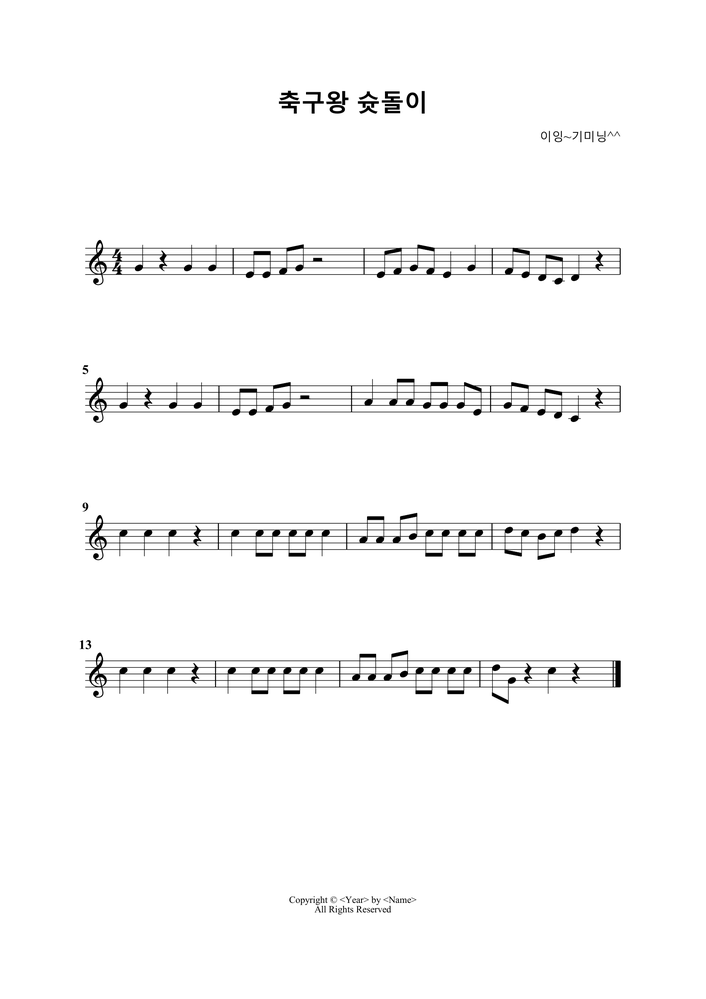
#> input picture test/soccer.png, 706 x 999 px, shrunk from 1654 x 2339 before the run
$ python fix_main.py
#> lines starting #> are read from the running program, lines starting #| are printed output that depends on the picture; after the words box and inside, x2 and y2 are one past the last pixel; in counts of white or black regions, pixels touching at a corner belong together
#> further down, image_0 is the input picture: shape (999, 706, 3); min 0, max 255, mean 249.1
### functions.py
# functions.py
import cv2
import numpy as np

# 이미지 이진화
def threshold(image):
    image = cv2.cvtColor(image, cv2.COLOR_BGR2GRAY)
    ret, image = cv2.threshold(
        image, 127, 255, cv2.THRESH_BINARY_INV | cv2.THRESH_OTSU)
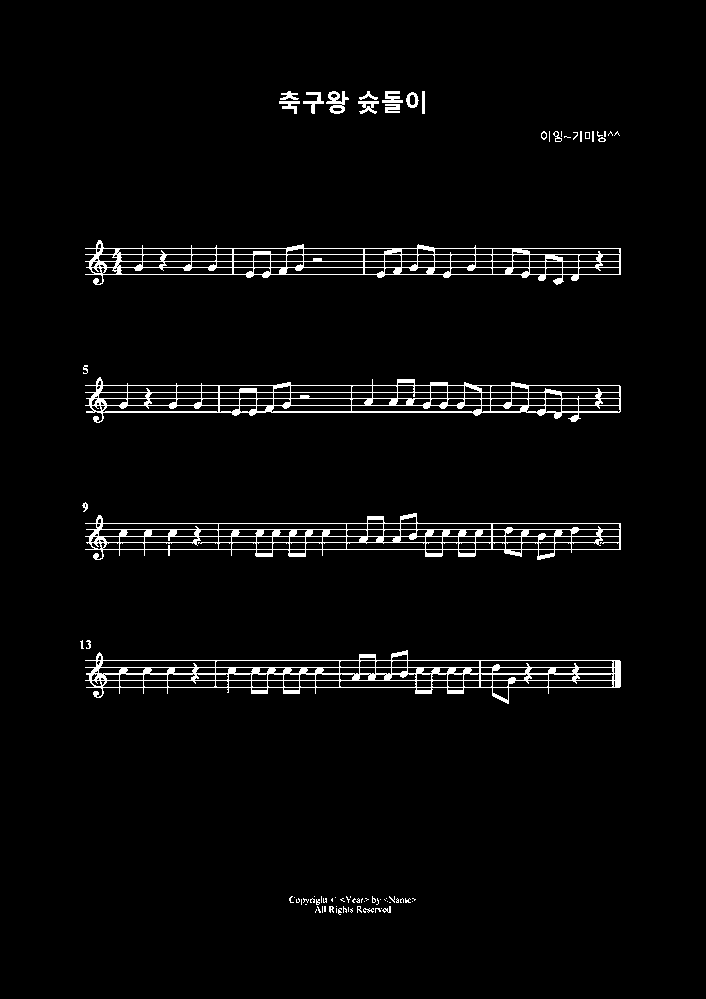
#> image: shape (999, 706); 3.2% white; 82 white regions (56 under 20 px), largest, box (x1, y1, x2, y2) and area: (85, 650, 621, 704) 5362, (85, 377, 621, 423) 5178, (85, 513, 621, 560) 5078
#> ret = 173
    return image

# 정규화 가중치 설정
def weighted(value):
    standard = 20
    return int(value * (standard / 10))

# closing 연산
def closing(image):
    kernel = np.ones((weighted(5), weighted(5)), np.uint8)
    image = cv2.morphologyEx(image, cv2.MORPH_CLOSE, kernel)
    return image

# 출력 이미지에 글씨 작성
def put_text(image, text, loc):
    font = cv2.FONT_HERSHEY_SIMPLEX
    cv2.putText(image, str(text), loc, font, 0.6, (255, 0, 0), 2)

# 중심 반환
def get_center(y, h):
    return (y + y + h) / 2


VERTICAL = True
HORIZONTAL = False


def get_line(image, axis, axis_value, start, end, length):
    if axis:
        # 수직 탐색
        points = [(i, axis_value) for i in range(start, end)]
    else:
        # 수평 탐색
        points = [(axis_value, i) for i in range(start, end)]
    pixels = 0
    for i in range(len(points)):
        (y, x) = points[i]
        # 흰색 픽셀의 개수를 셈
        pixels += (image[y][x] == 255)
        # 다음 탐색할 지점
        next_point = image[y + 1][x] if axis else image[y][x + 1]
        # 선이 끊기거나 마지막 탐색임
        if next_point == 0 or i == len(points) - 1:
            if pixels >= weighted(length):
                # 찾는 길이의 직선을 찾았으므로 탐색을 중지함
                break
            else:
                # 찾는 길이에 도달하기 전에 선이 끊김 (남은 범위 다시 탐색)
                pixels = 0
    return y if axis else x, pixels

# 음표의 기둥 탐지
def stem_detection(image, stats, length):
    (x, y, w, h, area) = stats
    # 기둥 정보 (x, y, w, h)
    stems = []
    for col in range(x, x + w):
        end, pixels = get_line(image, VERTICAL, col, y, y + h, length)
        if pixels:
            if len(stems) == 0 or abs(stems[-1][0] + stems[-1][2] - col) >= 1:
                (x, y, w, h) = col, end - pixels + 1, 1, pixels
                stems.append([x, y, w, h])
            else:
                stems[-1][2] += 1
    return stems

# 점 픽셀의 개수를 셈
def count_rect_pixels(image, rect):
    x, y, w, h = rect
    pixels = 0
    for row in range(y, y + h):
        for col in range(x, x + w):
            if image[row][col] == 255:
                pixels += 1
    return pixels

# 부분 픽셀의 개수를 셈
def count_pixels_part(image, area_top, area_bot, area_col):
    cnt = 0
    flag = False
    for row in range(area_top, area_bot):
        if not flag and image[row][area_col] == 255:
            flag = True
            cnt += 1
        elif flag and image[row][area_col] == 0:
            flag = False
    return cnt

### modules.py
# modules.py
import cv2
import numpy as np
import functions as fs
import recognition_modules as rs


def remove_noise(image):
    # 이미지 이진화
    image = fs.threshold(image)
    # 보표 영역만 추출하기 위해 마스크 생성
    mask = np.zeros(image.shape, np.uint8)

    # 레이블링
    cnt, labels, stats, centroids = cv2.connectedComponentsWithStats(image)
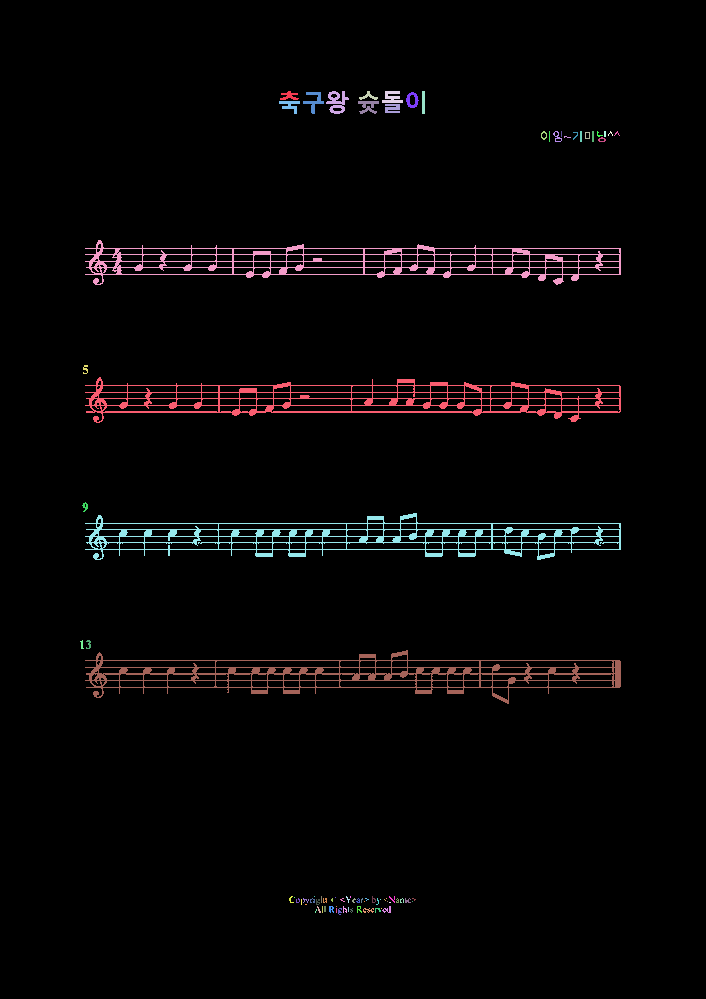
#> labels: shape (999, 706) int32; 83 distinct labels, from 0 to 82; one colour per label, 0 black
#> cnt = 83; stats = 83 rows, first 6: [0, 0, 706, 999, 682811], [280, 91, 19, 9, 93], [326, 91, 23, 23, 265], [359, 91, 19, 9, 64], [382, 91, 21, 12, 162], [422, 91, 3, 23, 69]; centroids = 83 pairs, first value 81.53 to 616.5, second value 95.54 to 910.8
    for i in range(1, cnt):
        x, y, w, h, area = stats[i]
        # 보표 영역에만
        if w > image.shape[1] * 0.625:
            # 사각형 그리기
            cv2.rectangle(mask, (x, y, w, h), (255, 0, 0), -1)
#> this loop made 82 passes
#> (x, y, w, h, area) on passes 1 to 8: (280, 91, 19, 9, 93), (326, 91, 23, 23, 265), (359, 91, 19, 9, 64), (382, 91, 21, 12, 162), (422, 91, 3, 23, 69), (303, 92, 21, 22, 168), (406, 92, 13, 16, 111), (279, 101, 21, 13, 129)
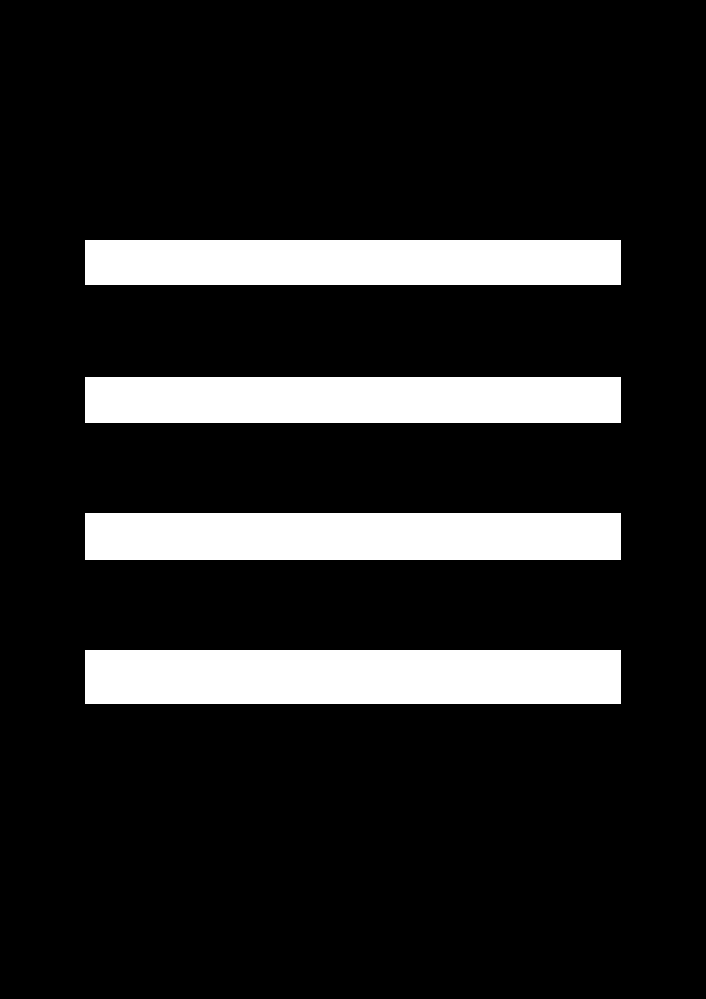
#> mask: shape (999, 706); 14.6% white; 4 white regions, box (x1, y1, x2, y2) and area: (85, 650, 621, 704) 28944, (85, 513, 621, 560) 25192, (85, 377, 621, 423) 24656, (85, 240, 621, 285) 24120

    # 보표 영역 추출
    masked_image = cv2.bitwise_and(image, mask)
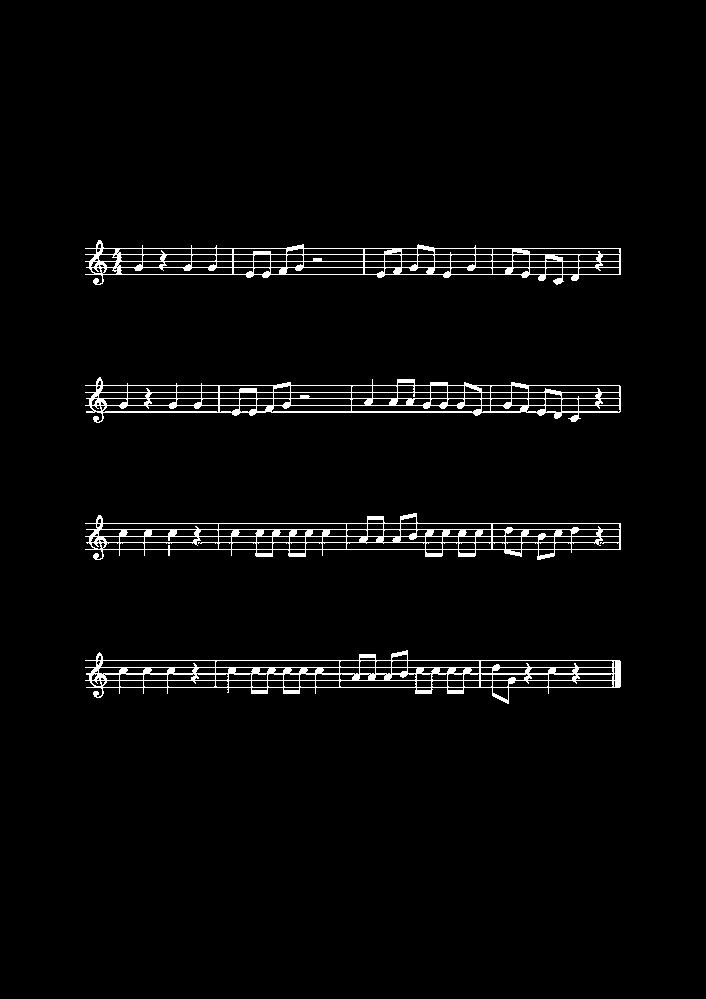
#> masked_image: shape (999, 706); 2.9% white; 4 white regions, box (x1, y1, x2, y2) and area: (85, 650, 621, 704) 5362, (85, 377, 621, 423) 5178, (85, 513, 621, 560) 5078, (85, 240, 621, 285) 4746

    return masked_image


def remove_staves(image):
    height, width = image.shape
    # 오선의 좌표들이 저장될 리스트
    staves = []
    # 각 오선 간의 간격과 y좌표를 저장할 리스트
    staves_info = []

    for row in range(height):
        pixels = 0
        for col in range(width):
            # 한 행에 존재하는 흰색 픽셀의 개수를 셈
            pixels += (image[row][col] == 255)
        # 이미지 넓이의 50% 이상이라면
        if pixels >= width * 0.5:
            # 첫 오선이거나 이전에 검출된 오선과 다른 오선
            if len(staves) == 0 or abs(
                    staves[-1][0] + staves[-1][1] - row) > 1:
                # 오선 추가 [오선의 y 좌표][오선 높이]
                staves.append([row, 0])
            # 이전에 검출된 오선과 같은 오선
            else:
                # 높이 업데이트
                staves[-1][1] += 1
#> after the loop, staves = [[248, 0], [254, 0], [261, 0], [267, 0], [274, 0], [385, 0], [392, 0], [398, 0], [405, 0], [411, 1], [523, 0], [529, 0], [536, 0], [542, 0], [549, 0], [660, 0], [667, 0], [673, 1], [680, 0], [687, 0]]

    for staff in range(len(staves)):
        # 오선의 최상단 y 좌표
        top_pixel = staves[staff][0]
        # 오선의 최하단 y 좌표 (오선의 최상단 y 좌표 + 오선 높이)
        bot_pixel = staves[staff][0] + staves[staff][1]
        for col in range(width):
            # 오선 위, 아래로 픽셀이 있는지 탐색
            if image[top_pixel -
                     1][col] == 0 and image[bot_pixel +
                                            1][col] == 0:
                for row in range(top_pixel, bot_pixel + 1):
                    # 오선을 지움
                    image[row][col] = 0

        if staff < len(staves) - 1:
            # 다음 오선의 최상단 y 좌표
            next_top_pixel = staves[staff + 1][0]
            # 현재 오선과 다음 오선 사이의 간격
            spacing = next_top_pixel - bot_pixel
            staves_info.append([spacing, top_pixel])
#> this loop made 20 passes
#> (top_pixel, bot_pixel, next_top_pixel, spacing) on passes 1 to 8: (248, 248, 254, 6), (254, 254, 261, 7), (261, 261, 267, 6), (267, 267, 274, 7), (274, 274, 385, 111), (385, 385, 392, 7), (392, 392, 398, 6), (398, 398, 405, 7)
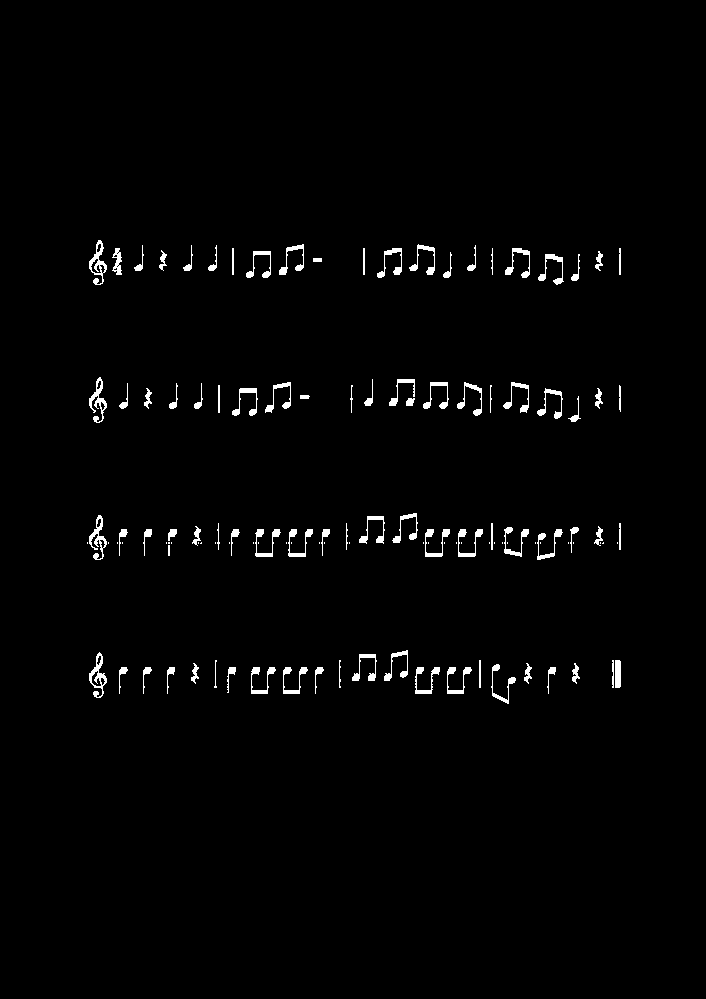
#> image: shape (999, 706); 1.5% white; 120 white regions (34 under 20 px), largest, box (x1, y1, x2, y2) and area: (89, 240, 107, 285) 303, (89, 652, 107, 698) 303, (89, 515, 107, 560) 297
#> after the loop, staves_info = [[6, 248], [7, 254], [6, 261], [7, 267], [111, 274], [7, 385], [6, 392], [7, 398], [6, 405], [111, 411], [6, 523], [7, 529], [6, 536], [7, 542], [111, 549], [7, 660], [6, 667], [6, 673], [7, 680]]

    print(staves_info)
#| [[6, 248], [7, 254], [6, 261], [7, 267], [111, 274], [7, 385], [6, 392], [7, 398], [6, 405], [111, 411], [6, 523], [7, 529], [6, 536], [7, 542], [111, 549], [7, 660], [6, 667], [6, 673], [7, 680]]
#> (the rest of the program and of its run is left out)
